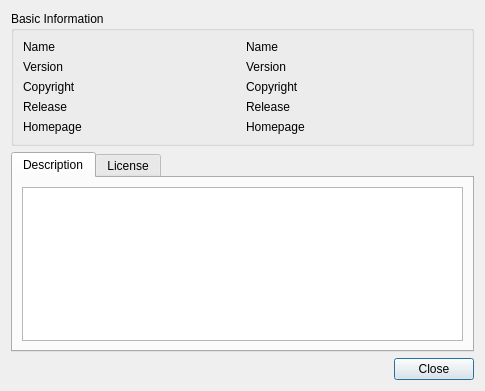
<?xml version="1.0" encoding="UTF-8"?>
<ui version="4.0">
 <class>SolverDefinitionAbstractDialog</class>
 <widget class="QDialog" name="SolverDefinitionAbstractDialog">
  <property name="windowModality">
   <enum>Qt::WindowModal</enum>
  </property>
  <property name="geometry">
   <rect>
    <x>0</x>
    <y>0</y>
    <width>485</width>
    <height>391</height>
   </rect>
  </property>
  <property name="windowTitle">
   <string>Solver Information</string>
  </property>
  <property name="windowIcon">
   <iconset resource="../../../libs/solverconsole/solverconsole.qrc">
    <normaloff>:/libs/solverconsole/images/iconSolver.png</normaloff>:/libs/solverconsole/images/iconSolver.png</iconset>
  </property>
  <layout class="QVBoxLayout" name="verticalLayout">
   <item>
    <widget class="QGroupBox" name="basicGroup">
     <property name="title">
      <string>Basic Information</string>
     </property>
     <layout class="QGridLayout" name="gridLayout">
      <item row="0" column="0">
       <widget class="QLabel" name="nameLabel">
        <property name="text">
         <string>Name</string>
        </property>
       </widget>
      </item>
      <item row="0" column="1">
       <widget class="QLabel" name="nameValue">
        <property name="text">
         <string>Name</string>
        </property>
       </widget>
      </item>
      <item row="1" column="0">
       <widget class="QLabel" name="versionLabel">
        <property name="text">
         <string>Version</string>
        </property>
       </widget>
      </item>
      <item row="1" column="1">
       <widget class="QLabel" name="versionValue">
        <property name="text">
         <string>Version</string>
        </property>
       </widget>
      </item>
      <item row="2" column="0">
       <widget class="QLabel" name="copyrightLabel">
        <property name="text">
         <string>Copyright</string>
        </property>
       </widget>
      </item>
      <item row="2" column="1">
       <widget class="QLabel" name="copyrightValue">
        <property name="text">
         <string>Copyright</string>
        </property>
       </widget>
      </item>
      <item row="3" column="0">
       <widget class="QLabel" name="releaseLabel">
        <property name="text">
         <string>Release</string>
        </property>
       </widget>
      </item>
      <item row="3" column="1">
       <widget class="QLabel" name="releaseValue">
        <property name="text">
         <string>Release</string>
        </property>
       </widget>
      </item>
      <item row="4" column="0">
       <widget class="QLabel" name="homepageLabel">
        <property name="text">
         <string>Homepage</string>
        </property>
       </widget>
      </item>
      <item row="4" column="1">
       <widget class="QLabel" name="homepageValue">
        <property name="text">
         <string>Homepage</string>
        </property>
       </widget>
      </item>
     </layout>
    </widget>
   </item>
   <item>
    <widget class="QTabWidget" name="tabWidget">
     <property name="currentIndex">
      <number>0</number>
     </property>
     <widget class="QWidget" name="readmeTab">
      <attribute name="title">
       <string>Description</string>
      </attribute>
      <layout class="QGridLayout" name="gridLayout_2">
       <item row="0" column="0">
        <widget class="QTextBrowser" name="readmeBrowser"/>
       </item>
      </layout>
     </widget>
     <widget class="QWidget" name="licenseTab">
      <attribute name="title">
       <string>License</string>
      </attribute>
      <layout class="QGridLayout" name="gridLayout_3">
       <item row="0" column="0">
        <widget class="QTextBrowser" name="licenseBrowser"/>
       </item>
      </layout>
     </widget>
    </widget>
   </item>
   <item>
    <widget class="QDialogButtonBox" name="buttonBox">
     <property name="orientation">
      <enum>Qt::Horizontal</enum>
     </property>
     <property name="standardButtons">
      <set>QDialogButtonBox::Close</set>
     </property>
    </widget>
   </item>
  </layout>
 </widget>
 <resources>
  <include location="../../../libs/solverconsole/solverconsole.qrc"/>
 </resources>
 <connections>
  <connection>
   <sender>buttonBox</sender>
   <signal>accepted()</signal>
   <receiver>SolverDefinitionAbstractDialog</receiver>
   <slot>accept()</slot>
   <hints>
    <hint type="sourcelabel">
     <x>248</x>
     <y>254</y>
    </hint>
    <hint type="destinationlabel">
     <x>157</x>
     <y>274</y>
    </hint>
   </hints>
  </connection>
  <connection>
   <sender>buttonBox</sender>
   <signal>rejected()</signal>
   <receiver>SolverDefinitionAbstractDialog</receiver>
   <slot>reject()</slot>
   <hints>
    <hint type="sourcelabel">
     <x>316</x>
     <y>260</y>
    </hint>
    <hint type="destinationlabel">
     <x>286</x>
     <y>274</y>
    </hint>
   </hints>
  </connection>
 </connections>
</ui>
